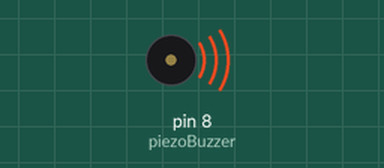
The sketch below on a simulated Arduino Uno, built with avr-gcc and run on an emulated ATmega328P. On the bench: buzzer (waves = sounding).

Above: at 0.1 s.
At 8.1 s:
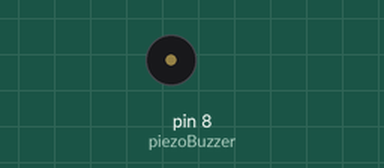
Timing chart, 0 to 9.6 s (numbered marks = the images above):
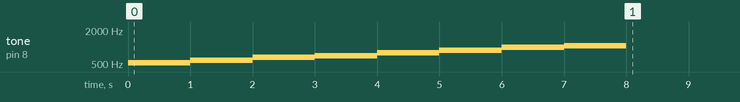

The sketch:

piezo_ex02.ino
```cpp
int piezoBuzzer = 8;
int tones[] = {523, 587, 659, 698, 784, 880, 988, 1046};

void setup() {
  pinMode(piezoBuzzer, OUTPUT);

  for(int i = 0; i < 8; i++)
  {
    tone(piezoBuzzer, tones[i]);
    delay(1000);
  }
  noTone(piezoBuzzer);
}

void loop() {

}
```
